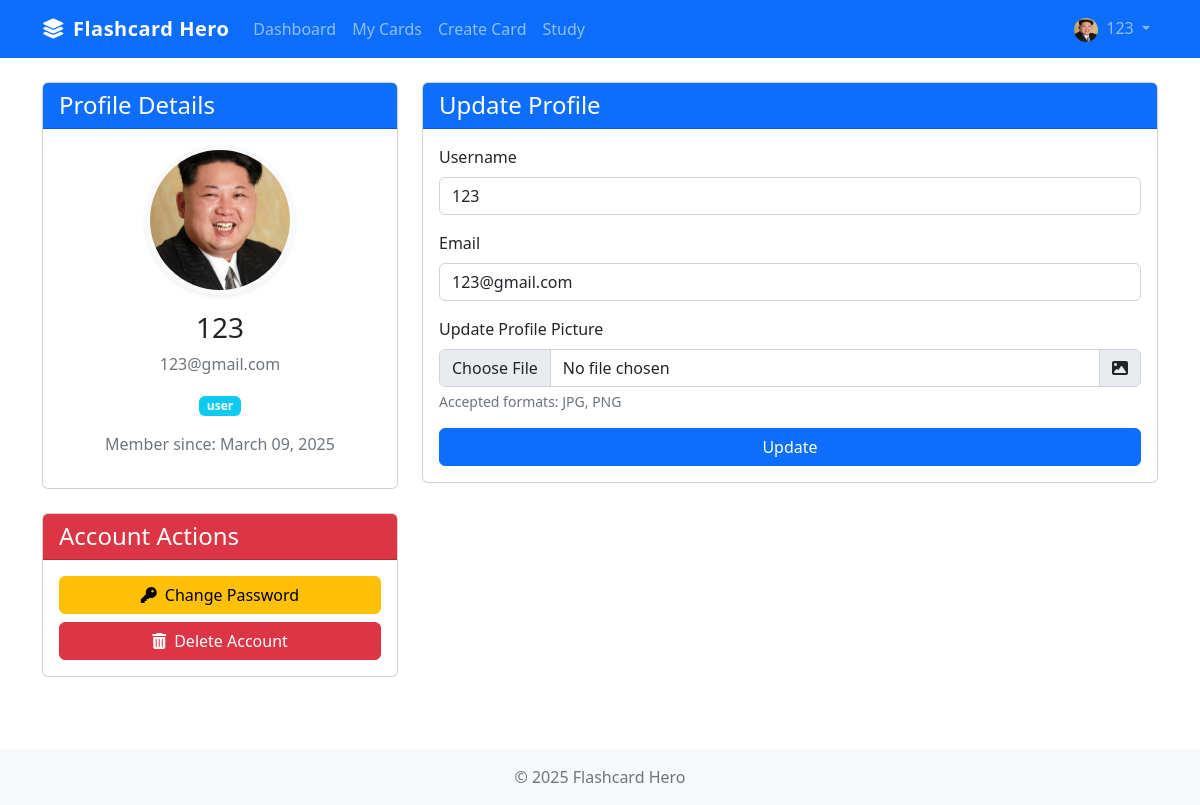
The page /profile (signed in) on the database its author committed.
### models.py (models this page shows, shortened)
class User(db.Model, UserMixin):
    id = db.Column(db.Integer, primary_key=True)
    username = db.Column(db.String(50), unique=True, nullable=False)
    email = db.Column(db.String(120), unique=True, nullable=False)
    password = db.Column(db.String(200), nullable=False)
    profile_pic = db.Column(db.String(100), default='default_profile.png')
    role = db.Column(db.Enum(UserRole), default=UserRole.USER)
    date_joined = db.Column(db.DateTime, default=datetime.utcnow)
    cards = db.relationship('Card', backref='author', lazy=True)
    achievements = db.relationship('UserAchievement', backref='user', lazy=True)

### app.py (the view)
@app.route('/profile', methods=['GET', 'POST'])
@login_required
def profile():
    form = UpdateProfileForm()
    if form.validate_on_submit():
        current_user.username = form.username.data
        current_user.email = form.email.data
        if form.profile_pic.data:
            picture_file = save_profile_picture(form.profile_pic.data)
            current_user.profile_pic = picture_file
        db.session.commit()
        log_activity(current_user.id, "Profile updated")
        flash('Your profile has been updated!', 'success')
        return redirect(url_for('profile'))
    elif request.method == 'GET':
        form.username.data = current_user.username
        form.email.data = current_user.email
    return render_template('profile.html', form=form)

### forms.py
class UpdateProfileForm(FlaskForm):
    username = StringField('Username', validators=[DataRequired(), Length(min=2, max=20)])
    email = StringField('Email', validators=[DataRequired(), Email()])
    profile_pic = FileField('Update Profile Picture', validators=[FileAllowed(['jpg', 'png'])])
    submit = SubmitField('Update')

### app.py (called while the page is built)
@login_manager.user_loader
def load_user(user_id):
    return User.query.get(int(user_id))

### templates/profile.html (shortened to what this page needs)
{% extends "layout.html" %}
{% block extra_css %}
<link rel="stylesheet" href="{{ url_for('static', filename='css/auth.css') }}">
{% endblock %}
{% block content %}
<div class="row">
    <div class="col-md-4 mb-4">
        <div class="card">
            <div class="card-header bg-primary text-white">
                <h4 class="mb-0">Profile Details</h4>
            </div>
            <div class="card-body text-center">
                <img src="{{ url_for('static', filename='uploads/profile_pics/' + current_user.profile_pic) }}"
                     alt="Profile Picture" class="rounded-circle profile-image mb-3">
                <h3>{{ current_user.username }}</h3>
                <p class="text-muted">{{ current_user.email }}</p>
                <p class="badge bg-info">{{ current_user.role.value }}</p>
                <p class="text-muted">Member since: {{ current_user.date_joined.strftime('%B %d, %Y') }}</p>
            </div>
        </div>
        <div class="card mt-4">
            <div class="card-header bg-danger text-white">
                <h4 class="mb-0">Account Actions</h4>
            </div>
            <div class="card-body">
                <div class="d-grid gap-2">
                    <a href="{{ url_for('change_password') }}" class="btn btn-warning">
                        <i class="fas fa-key me-2"></i>Change Password
                    </a>
                    <button type="button" class="btn btn-danger" data-bs-toggle="modal" data-bs-target="#deleteAccountModal">
                        <i class="fas fa-trash-alt me-2"></i>Delete Account
                    </button>
                </div>
            </div>
        </div>
    </div>
    <div class="col-md-8">
        <div class="card">
            <div class="card-header bg-primary text-white">
                <h4 class="mb-0">Update Profile</h4>
            </div>
            <div class="card-body">
                <form method="POST" action="{{ url_for('profile') }}" enctype="multipart/form-data">
                    <div class="mb-3">
                        {{ form.username.label(class="form-label") }}
                        {% if form.username.errors %}
                            {{ form.username(class="form-control is-invalid") }}
                            <div class="invalid-feedback">
                                {% for error in form.username.errors %}
                                    {{ error }}
                                {% endfor %}
                            </div>
                        {% else %}
                            {{ form.username(class="form-control") }}
                        {% endif %}
                    </div>
                    <div class="mb-3">
                        {{ form.email.label(class="form-label") }}
                        {% if form.email.errors %}
                            {{ form.email(class="form-control is-invalid") }}
                            <div class="invalid-feedback">
                                {% for error in form.email.errors %}
                                    {{ error }}
                                {% endfor %}
                            </div>
                        {% else %}
                            {{ form.email(class="form-control") }}
                        {% endif %}
                    </div>
                    <div class="mb-3">
                        {{ form.profile_pic.label(class="form-label") }}
                        <div class="input-group">
                            {{ form.profile_pic(class="form-control") }}
                            <span class="input-group-text"><i class="fas fa-image"></i></span>
                        </div>
                        <div class="form-text">Accepted formats: JPG, PNG</div>
                    </div>
                    <div class="d-grid">
                        {{ form.submit(class="btn btn-primary") }}
                    </div>
                </form>
            </div>
        </div>
    </div>
</div>
{% endblock %}

### templates/layout.html (shortened to what this page needs)
<!DOCTYPE html>
<html lang="en">
<head>
    <link href="https://cdn.jsdelivr.net/npm/bootstrap@5.2.3/dist/css/bootstrap.min.css" rel="stylesheet">
    <link rel="stylesheet" href="https://cdnjs.cloudflare.com/ajax/libs/font-awesome/6.4.0/css/all.min.css">
    <link rel="stylesheet" href="{{ url_for('static', filename='css/main.css') }}">
    {% block extra_css %}{% endblock %}
</head>
<body>
    <nav class="navbar navbar-expand-lg navbar-dark bg-primary">
        <div class="container">
            <a class="navbar-brand" href="{{ url_for('index') }}">
                <i class="fas fa-layer-group me-2"></i>Flashcard Hero
            </a>
            <div class="collapse navbar-collapse" id="navbarNav">
                <ul class="navbar-nav me-auto">
                    {% if current_user.is_authenticated %}
                        <li class="nav-item">
                            <a class="nav-link" href="{{ url_for('dashboard') }}">Dashboard</a>
                        </li>
                        <li class="nav-item">
                            <a class="nav-link" href="{{ url_for('view_cards') }}">My Cards</a>
                        </li>
                        <li class="nav-item">
                            <a class="nav-link" href="{{ url_for('create_card') }}">Create Card</a>
                        </li>
                        <li class="nav-item">
                            <a class="nav-link" href="{{ url_for('study') }}">Study</a>
                        </li>
                    {% endif %}
                </ul>
                <ul class="navbar-nav">
                    {% if current_user.is_authenticated %}
                        <li class="nav-item dropdown">
                            <a class="nav-link dropdown-toggle" href="#" role="button" data-bs-toggle="dropdown">
                                <img src="{{ url_for('static', filename='uploads/profile_pics/' + current_user.profile_pic) }}"
                                     class="rounded-circle me-1" width="24" height="24" alt="Profile">
                                {{ current_user.username }}
                            </a>
                        </li>
                    {% endif %}
                </ul>
            </div>
        </div>
    </nav>
    <main class="container mt-4 mb-5">
        {% block content %}{% endblock %}
    </main>
    <footer class="footer bg-light py-3 mt-auto">
        <div class="container text-center">
            <span class="text-muted">© 2025 Flashcard Hero</span>
        </div>
    </footer>
</body>
</html>

### static/css/main.css (style rules this page uses)
body { display: flex; flex-direction: column; min-height: 100vh; }
main { flex: 1; }
.navbar-brand { font-weight: 700; letter-spacing: 0.5px; }

### static/css/auth.css (style rules this page uses)
.profile-image { width: 150px; height: 150px; object-fit: cover; border: 5px solid #f8f9fa; box-shadow: 0 0.125rem 0.25rem rgba(0, 0, 0, 0.075); }

### rows shown on the page
User: profile_pic (picture), username "123", email "123@gmail.com", role.value "user", date_joined "March 09, 2025"
